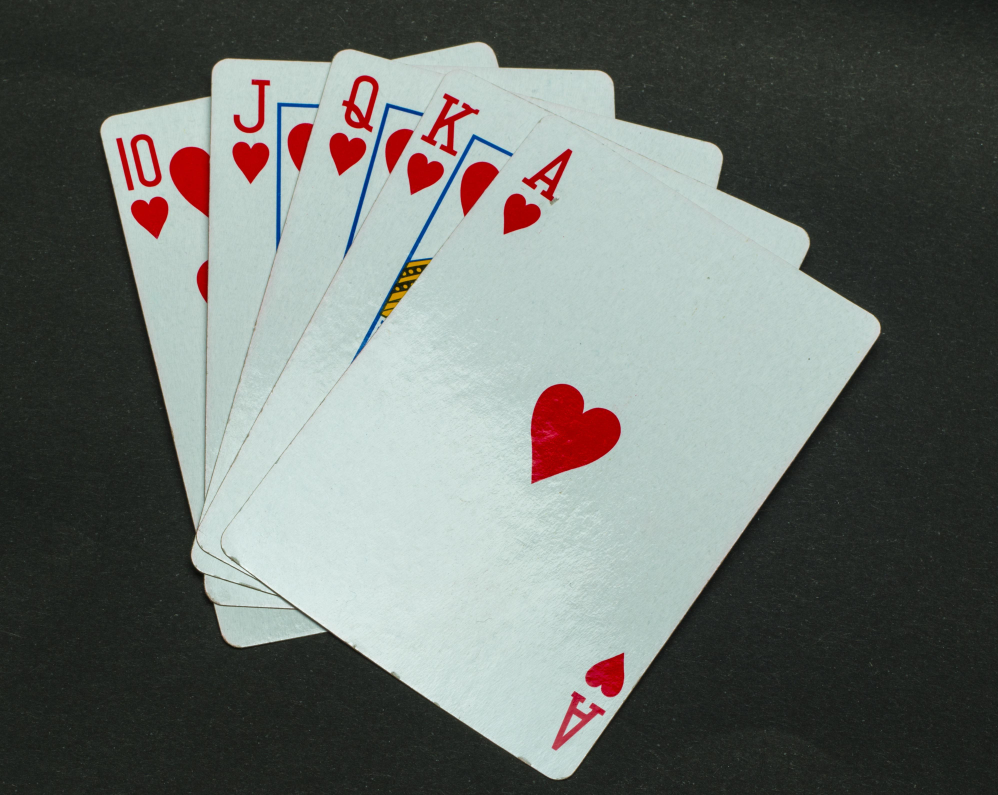
#> input picture Data/poker.jpg, 3992 x 3180 px (shown at 1/4 size)
$ jupyter execute '10. 이미지 변형.ipynb'
#> lines starting #> are read from the running program, lines starting #| are printed output that depends on the picture
# 10. 이미지 변형
이미지 전처리의 기초

[cell 1]
import cv2

## 이미지 출력 함수 정의

[cell 2]
def showImage(str):

    cv2.imshow('My Image', str)

    cv2.waitKey(0) # 5초간 키 입력 대기
    cv2.destroyAllWindows() # 모든 창 닫기

    cv2.waitKey(1); cv2.waitKey(1); cv2.waitKey(1); cv2.waitKey(1) # Windows 운영체제에서는 생략

## 이미지 변형(흑백)

[cell 3]
img = cv2.imread('Data/poker.jpg')
#> img is the input picture: shape (3180, 3992, 3); mean B, G, R 108.6, 112.8, 107.5

showImage(img)

[cell 4]
img = cv2.imread('Data/img.jpeg')
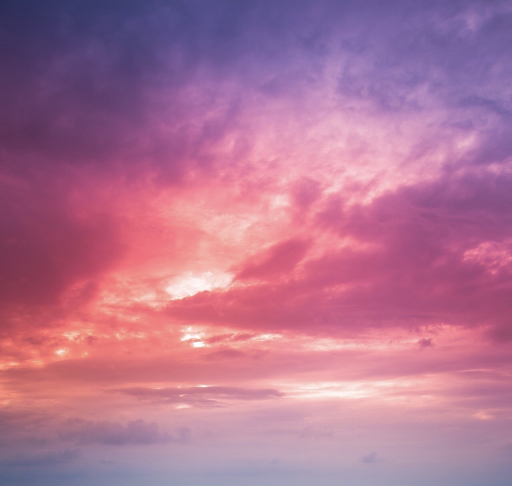
#> input picture Data/img.jpeg, 1024 x 972 px (shown at 1/2 size)
#> img is the input picture: shape (972, 1024, 3); mean B, G, R 146.5, 115.6, 176.8
new = cv2.cvtColor(img, cv2.COLOR_BGR2GRAY)
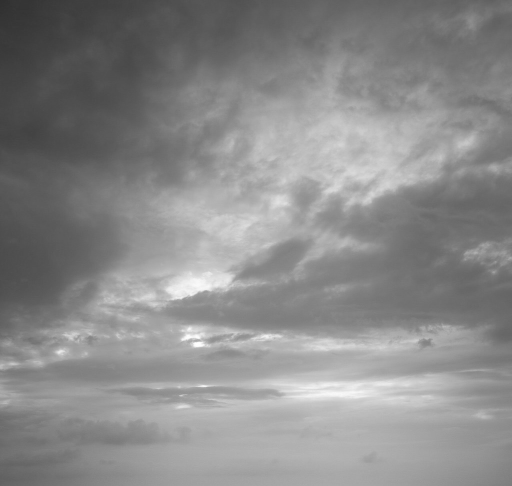
#> new: shape (972, 1024) (shown at 1/2 size); min 47, max 255, mean 137.4
showImage(new)
